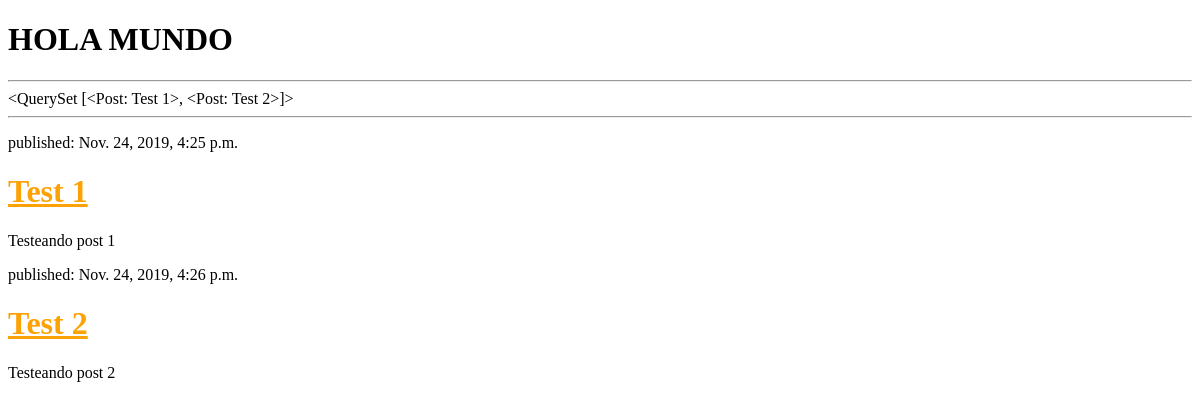
Before: / with the older database file.
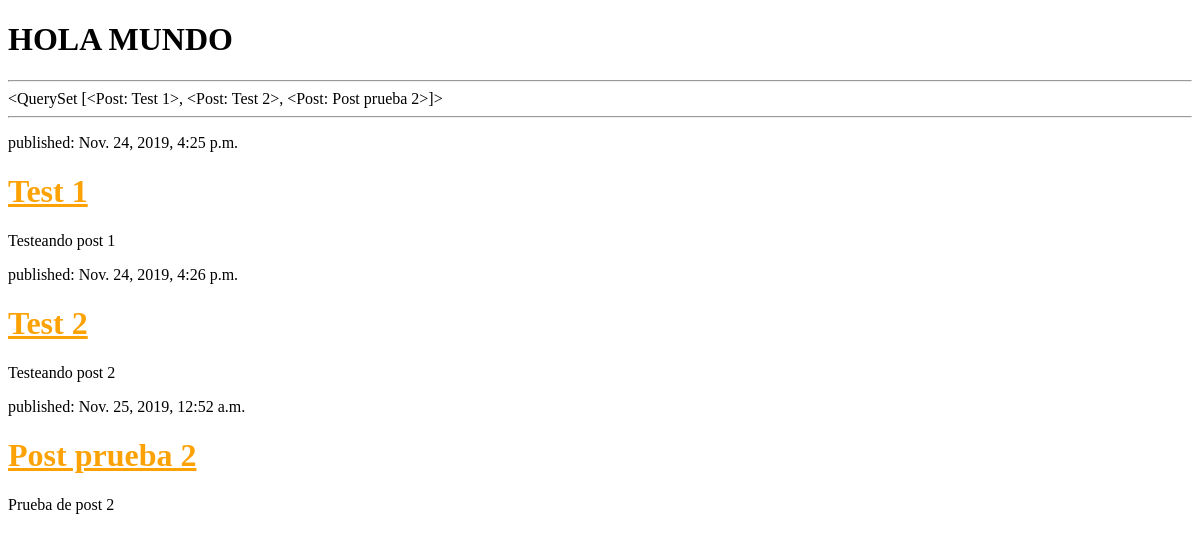
After: the same page with the newer database file.
### blog/models.py (models this page shows, shortened)
class Post(models.Model):
    author = models.ForeignKey('auth.User', on_delete=models.CASCADE)
    title = models.CharField(max_length=200)
    text = models.TextField()
    created_date = models.DateTimeField(
            default=timezone.now)
    published_date = models.DateTimeField(
            blank=True, null=True)
    def __str__(self):
        return self.title

### blog/views.py (the view)
# urls.py: url(r'^$', views.post_list),
def post_list(request):
    posts = Post.objects.filter(published_date__lte=timezone.now()).order_by('published_date')
    return render(request, 'blog/post_list.html', {'posts': posts})

### blog/templates/blog/post_list.html (shortened to what this page needs)
{% load staticfiles %}
<!DOCTYPE html>
<html lang="en">
<head>
    <link rel="stylesheet" href="{% static 'css/blog.css' %}">
</head>
<body>
    <h1>HOLA MUNDO</h1>
    <hr>
    {{ posts }}
    <hr>
    {% for post in posts %}
        <div>
            <p>published: {{ post.published_date }}</p>
            <h1><a href="">{{ post.title }}</a></h1>
            <p>{{ post.text|linebreaksbr }}</p>
        </div>
    {% endfor %}
</body>
</html>

Changed rows visible on the page:
computed for Post "Test 1": title.title "<QuerySet [<Post: Test 1>, <Post: Test 2>]>" → "<QuerySet [<Post: Test 1>, <Post: Test 2>, <Post: Post prueba 2>]>"
added Post: published_date "Nov. 25, 2019, 12:52 a.m.", title "Post prueba 2", text "Prueba de post 2"
